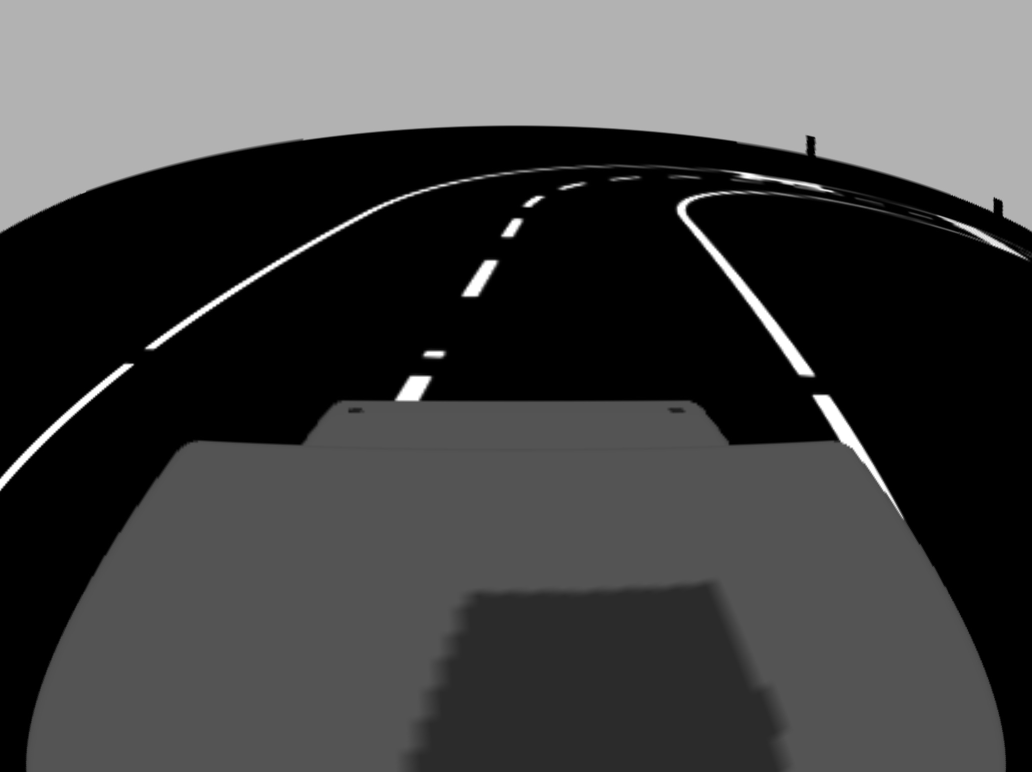
#> input picture ControlNet/inputs/rosbag2_2026_01_15-13_24_21_frame000150.jpg, 2064 x 1544 px, given as the content of the folder ControlNet/data/sim, which was not available (shown at 1/2 size)
$ python prepare_dataset.py
#> lines starting #> are read from the running program, lines starting #| are printed output that depends on the picture; after the words box and inside, x2 and y2 are one past the last pixel; in counts of white or black regions, pixels touching at a corner belong together; pictures that were not available may be replaced by others from this repository, and a replacement may not be noted
### ControlNet/scripts/generate_control_maps.py
import numpy as np
import cv2
from PIL import Image


def make_canny_control(img_pil, low=100, high=200):
    """Erzeuge ein 3-Kanal Canny-Edge-Bild aus einer PIL.Image."""
    img = np.array(img_pil.convert("RGB"))
    if img.ndim == 2:
        img = np.stack([img] * 3, axis=-1)
    edges = cv2.Canny(img, low, high)
    edges = edges[:, :, None]
    edges = np.concatenate([edges, edges, edges], axis=2)
    return Image.fromarray(edges)


# [7 lines that do not run on import are left out]

### ControlNet/scripts/prepare_dataset.py
import argparse
from pathlib import Path
from PIL import Image
import random
import shutil

from generate_control_maps import make_canny_control


def prepare(sim_dir: Path, out_dir: Path, val_ratio: float = 0.1, size=(512, 512)):
#> called with val_ratio = 0.1, size = (512, 512)
    out_dir.mkdir(parents=True, exist_ok=True)
    sim_control = out_dir / "sim_control"
    sim_images = out_dir / "sim_images"
    sim_control.mkdir(exist_ok=True)
    sim_images.mkdir(exist_ok=True)

    imgs = sorted([p for p in sim_dir.iterdir() if p.suffix.lower() in (".png", ".jpg", ".jpeg")])
    if not imgs:
        print("Keine Sim-Bilder gefunden in:", sim_dir)
        return

    # shuffle for split reproducibility
    random.seed(42)
    random.shuffle(imgs)
    val_count = max(1, int(len(imgs) * val_ratio))
    val_set = set(imgs[:val_count])

    train_txt = out_dir / "train_pairs.txt"
    val_txt = out_dir / "val_pairs.txt"

    with train_txt.open("w") as ftr, val_txt.open("w") as fval:
        for p in imgs:
            im = Image.open(p).convert("RGB").resize(size, Image.BILINEAR)
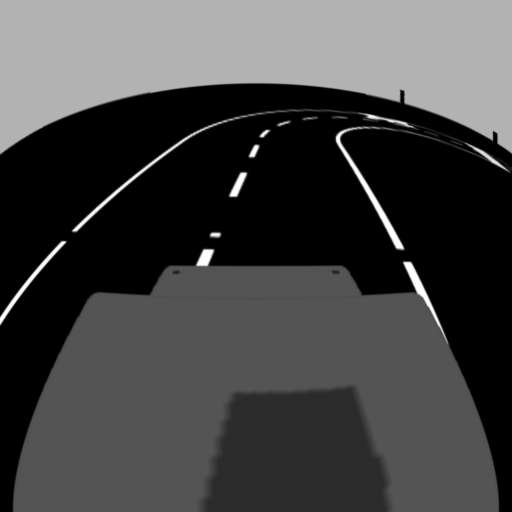
#> im: PIL image 512x512 RGB; min 0, max 255, mean 68
            control = make_canny_control(im)
#> in make_canny_control, `edges = cv2.Canny(img, low, high)`:
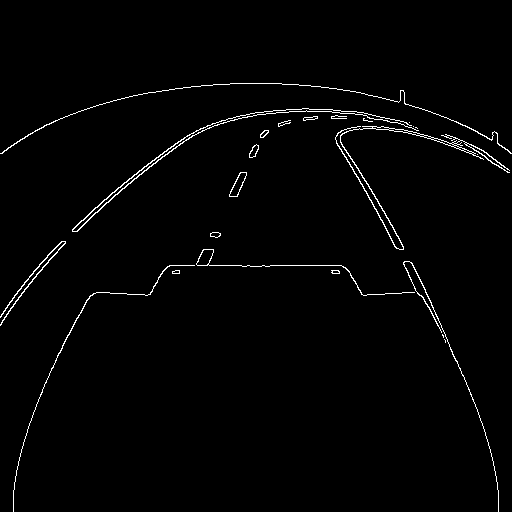
#> edges: shape (512, 512); 1.5% white in thin lines or dots, all inside (x1, y1, x2, y2) = (0, 83, 512, 512)

            # save standardized image + control map
            dest_img = sim_images / p.name
            dest_control = sim_control / p.name
            im.save(dest_img)
            control.save(dest_control)

            line = f"{dest_img.relative_to(out_dir.parent)},{dest_control.relative_to(out_dir.parent)}\n"
            if p in val_set:
                fval.write(line)
            else:
                ftr.write(line)

    print("Prepared dataset:")
    print(" images:", sim_images)
    print(" controls:", sim_control)
    print(" train pairs:", train_txt)
    print(" val pairs:", val_txt)


if __name__ == "__main__":
    parser = argparse.ArgumentParser()
    parser.add_argument("--sim_dir", type=Path, default=Path("ControlNet/data/sim"))
    parser.add_argument("--out_dir", type=Path, default=Path("ControlNet/data/prepared"))
    parser.add_argument("--val_ratio", type=float, default=0.1)
    args = parser.parse_args()

    prepare(args.sim_dir, args.out_dir, args.val_ratio)

$ run again, on ControlNet/inputs/rosbag2_2026_01_15-13_39_25_frame000003.jpg
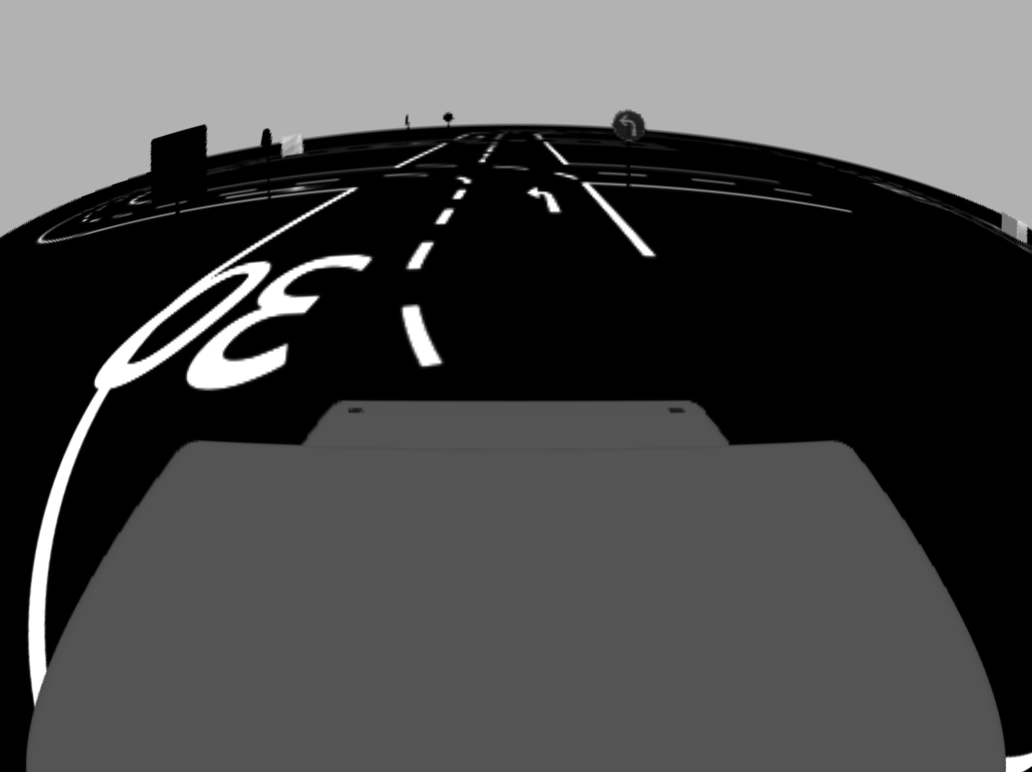
#> input picture ControlNet/inputs/rosbag2_2026_01_15-13_39_25_frame000003.jpg, 2064 x 1544 px, given as the content of the folder ControlNet/data/sim, which was not available (shown at 1/2 size)
#> in prepare, `im = Image.open(p).convert("RGB").resize(size, Image.BILINEAR)`:
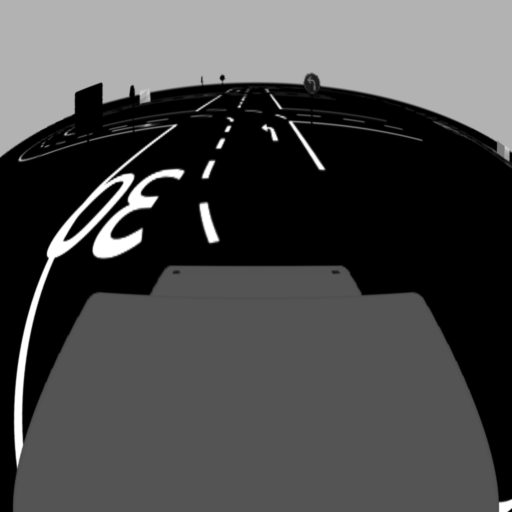
#> im: PIL image 512x512 RGB; min 0, max 255, mean 74.2
#> in make_canny_control, `edges = cv2.Canny(img, low, high)`:
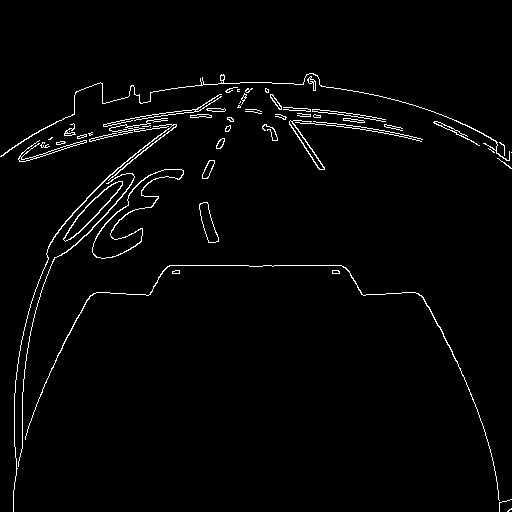
#> edges: shape (512, 512); 2.2% white in thin lines or dots, all inside (x1, y1, x2, y2) = (0, 73, 512, 512)

$ run again, on ControlNet/inputs/rosbag2_2026_01_15-13_39_25_frame000114.jpg
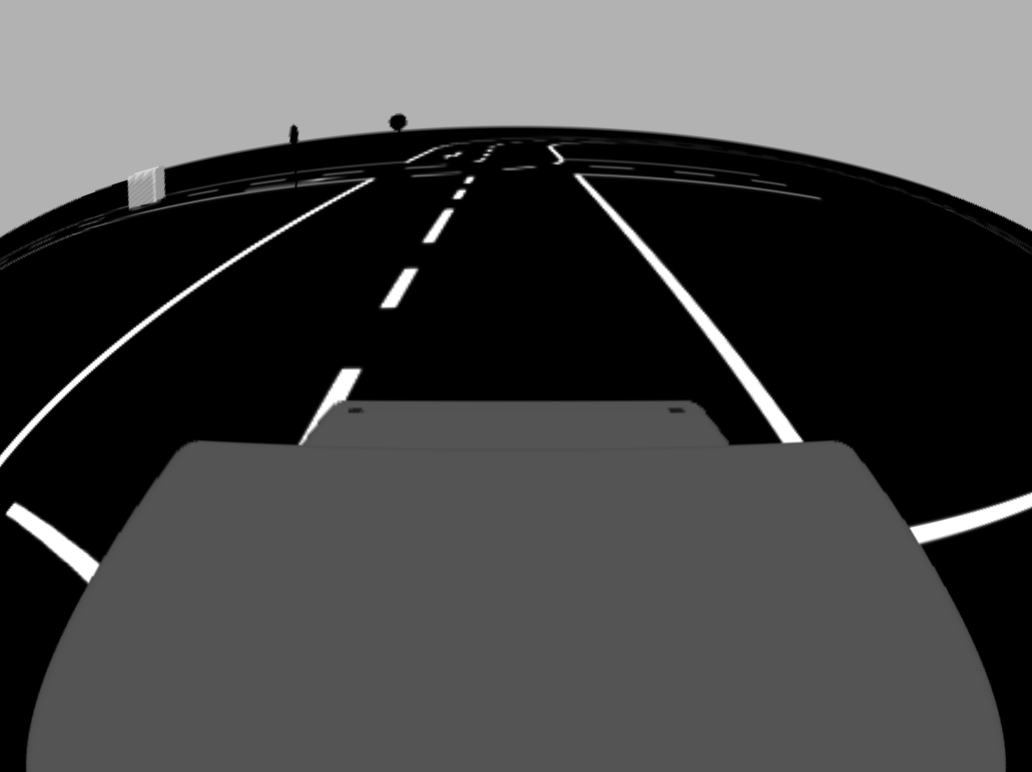
#> input picture ControlNet/inputs/rosbag2_2026_01_15-13_39_25_frame000114.jpg, 2064 x 1544 px, given as the content of the folder ControlNet/data/sim, which was not available (shown at 1/2 size)
#> in prepare, `im = Image.open(p).convert("RGB").resize(size, Image.BILINEAR)`:
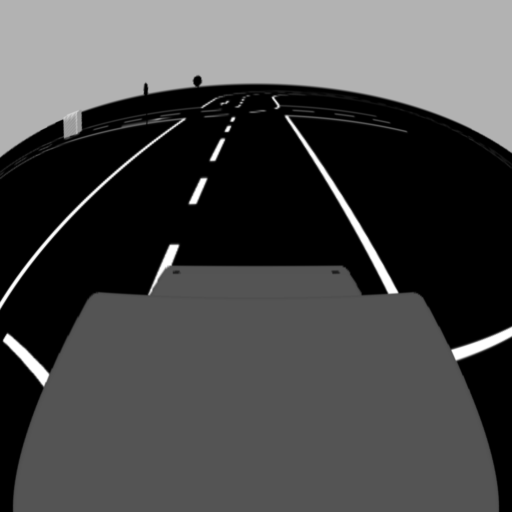
#> im: PIL image 512x512 RGB; min 0, max 255, mean 72.8
#> in make_canny_control, `edges = cv2.Canny(img, low, high)`:
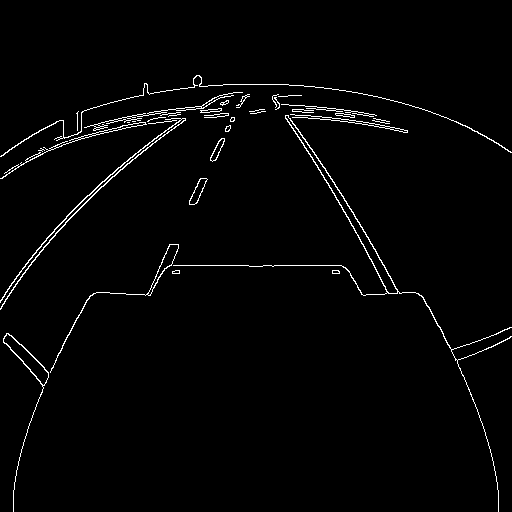
#> edges: shape (512, 512); 1.9% white in thin lines or dots, all inside (x1, y1, x2, y2) = (0, 75, 512, 512)
